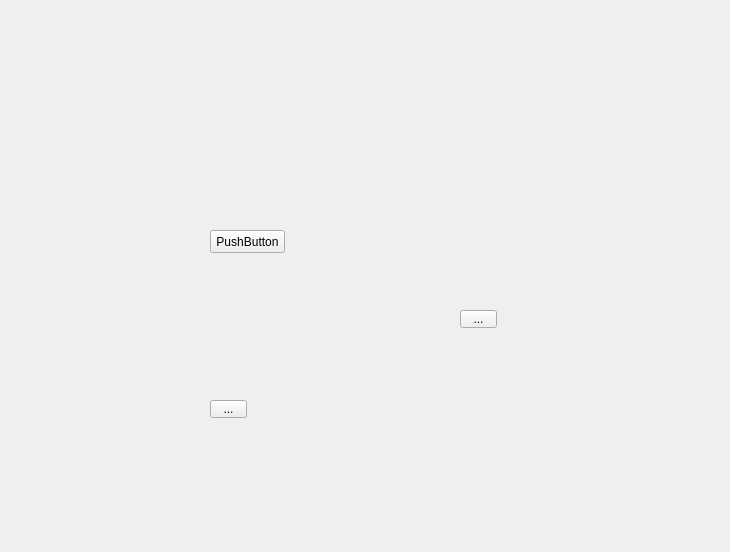
<?xml version="1.0" encoding="UTF-8"?>
<ui version="4.0">
 <class>Form</class>
 <widget class="QWidget" name="Form">
  <property name="geometry">
   <rect>
    <x>0</x>
    <y>0</y>
    <width>730</width>
    <height>552</height>
   </rect>
  </property>
  <property name="windowTitle">
   <string>Form</string>
  </property>
  <widget class="QPushButton" name="pushButton">
   <property name="geometry">
    <rect>
     <x>210</x>
     <y>230</y>
     <width>75</width>
     <height>23</height>
    </rect>
   </property>
   <property name="text">
    <string>PushButton</string>
   </property>
  </widget>
  <widget class="QToolButton" name="toolButton">
   <property name="geometry">
    <rect>
     <x>460</x>
     <y>310</y>
     <width>37</width>
     <height>18</height>
    </rect>
   </property>
   <property name="text">
    <string>...</string>
   </property>
  </widget>
  <widget class="QToolButton" name="toolButton_2">
   <property name="geometry">
    <rect>
     <x>210</x>
     <y>400</y>
     <width>37</width>
     <height>18</height>
    </rect>
   </property>
   <property name="text">
    <string>...</string>
   </property>
  </widget>
 </widget>
 <resources/>
 <connections/>
</ui>
